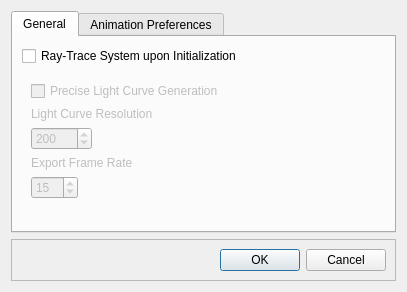
<?xml version="1.0" encoding="UTF-8"?>
<ui version="4.0">
 <class>Dialog</class>
 <widget class="QDialog" name="Dialog">
  <property name="geometry">
   <rect>
    <x>0</x>
    <y>0</y>
    <width>407</width>
    <height>292</height>
   </rect>
  </property>
  <property name="windowTitle">
   <string>Dialog</string>
  </property>
  <layout class="QVBoxLayout" name="verticalLayout">
   <item>
    <widget class="QTabWidget" name="tabWidget">
     <property name="enabled">
      <bool>true</bool>
     </property>
     <property name="currentIndex">
      <number>0</number>
     </property>
     <property name="usesScrollButtons">
      <bool>false</bool>
     </property>
     <widget class="QWidget" name="tab_3">
      <attribute name="title">
       <string>General</string>
      </attribute>
      <layout class="QVBoxLayout" name="verticalLayout_3">
       <item>
        <widget class="QCheckBox" name="rayTrace">
         <property name="text">
          <string>Ray-Trace System upon Initialization</string>
         </property>
        </widget>
       </item>
       <item>
        <widget class="QFrame" name="rayTraceOptFrame">
         <property name="enabled">
          <bool>false</bool>
         </property>
         <property name="frameShape">
          <enum>QFrame::NoFrame</enum>
         </property>
         <property name="frameShadow">
          <enum>QFrame::Raised</enum>
         </property>
         <layout class="QFormLayout" name="formLayout_2">
          <property name="leftMargin">
           <number>9</number>
          </property>
          <property name="topMargin">
           <number>9</number>
          </property>
          <property name="rightMargin">
           <number>0</number>
          </property>
          <property name="bottomMargin">
           <number>0</number>
          </property>
          <item row="1" column="0">
           <widget class="QLabel" name="label_2">
            <property name="text">
             <string>Light Curve Resolution</string>
            </property>
           </widget>
          </item>
          <item row="2" column="0">
           <widget class="QSpinBox" name="lightCurveResolution">
            <property name="minimum">
             <number>50</number>
            </property>
            <property name="maximum">
             <number>10000</number>
            </property>
            <property name="singleStep">
             <number>50</number>
            </property>
            <property name="value">
             <number>200</number>
            </property>
           </widget>
          </item>
          <item row="4" column="0">
           <widget class="QLabel" name="label">
            <property name="text">
             <string>Export Frame Rate</string>
            </property>
           </widget>
          </item>
          <item row="5" column="0">
           <widget class="QSpinBox" name="frameRate">
            <property name="minimum">
             <number>5</number>
            </property>
            <property name="maximum">
             <number>100</number>
            </property>
            <property name="singleStep">
             <number>5</number>
            </property>
            <property name="value">
             <number>15</number>
            </property>
           </widget>
          </item>
          <item row="0" column="0">
           <widget class="QCheckBox" name="preciseLightCurve">
            <property name="text">
             <string>Precise Light Curve Generation</string>
            </property>
           </widget>
          </item>
         </layout>
        </widget>
       </item>
      </layout>
     </widget>
     <widget class="QWidget" name="tab_2">
      <property name="enabled">
       <bool>true</bool>
      </property>
      <attribute name="title">
       <string>Animation Preferences</string>
      </attribute>
      <layout class="QVBoxLayout" name="verticalLayout_2">
       <item>
        <widget class="QCheckBox" name="animate">
         <property name="enabled">
          <bool>false</bool>
         </property>
         <property name="text">
          <string>Animate</string>
         </property>
        </widget>
       </item>
       <item>
        <widget class="QFrame" name="animateOptionsPane">
         <property name="enabled">
          <bool>false</bool>
         </property>
         <property name="frameShape">
          <enum>QFrame::NoFrame</enum>
         </property>
         <property name="frameShadow">
          <enum>QFrame::Raised</enum>
         </property>
         <layout class="QFormLayout" name="formLayout">
          <property name="rightMargin">
           <number>0</number>
          </property>
          <property name="bottomMargin">
           <number>0</number>
          </property>
          <item row="1" column="1">
           <widget class="QCheckBox" name="displayStars">
            <property name="text">
             <string>Display Stars</string>
            </property>
           </widget>
          </item>
          <item row="2" column="1">
           <widget class="QCheckBox" name="traceQuasar">
            <property name="text">
             <string>Display Quasar Icon on Magnification Map</string>
            </property>
           </widget>
          </item>
          <item row="0" column="1">
           <widget class="QCheckBox" name="colorImg">
            <property name="text">
             <string>Color Minima/Saddle Points</string>
            </property>
           </widget>
          </item>
          <item row="3" column="1">
           <widget class="QCheckBox" name="showImgPane">
            <property name="text">
             <string>Show Starfield Image Pane</string>
            </property>
           </widget>
          </item>
         </layout>
        </widget>
       </item>
       <item>
        <widget class="Line" name="line_2">
         <property name="orientation">
          <enum>Qt::Horizontal</enum>
         </property>
        </widget>
       </item>
      </layout>
     </widget>
    </widget>
   </item>
   <item>
    <widget class="QFrame" name="frame">
     <property name="frameShape">
      <enum>QFrame::StyledPanel</enum>
     </property>
     <property name="frameShadow">
      <enum>QFrame::Raised</enum>
     </property>
     <layout class="QHBoxLayout" name="horizontalLayout">
      <item>
       <widget class="QDialogButtonBox" name="okCancel">
        <property name="orientation">
         <enum>Qt::Horizontal</enum>
        </property>
        <property name="standardButtons">
         <set>QDialogButtonBox::Cancel|QDialogButtonBox::Ok</set>
        </property>
       </widget>
      </item>
     </layout>
    </widget>
   </item>
  </layout>
 </widget>
 <resources/>
 <connections>
  <connection>
   <sender>okCancel</sender>
   <signal>accepted()</signal>
   <receiver>Dialog</receiver>
   <slot>accept()</slot>
   <hints>
    <hint type="sourcelabel">
     <x>248</x>
     <y>254</y>
    </hint>
    <hint type="destinationlabel">
     <x>157</x>
     <y>274</y>
    </hint>
   </hints>
  </connection>
  <connection>
   <sender>rayTrace</sender>
   <signal>clicked(bool)</signal>
   <receiver>animate</receiver>
   <slot>setEnabled(bool)</slot>
   <hints>
    <hint type="sourcelabel">
     <x>164</x>
     <y>61</y>
    </hint>
    <hint type="destinationlabel">
     <x>203</x>
     <y>61</y>
    </hint>
   </hints>
  </connection>
  <connection>
   <sender>okCancel</sender>
   <signal>rejected()</signal>
   <receiver>Dialog</receiver>
   <slot>reject()</slot>
   <hints>
    <hint type="sourcelabel">
     <x>316</x>
     <y>260</y>
    </hint>
    <hint type="destinationlabel">
     <x>286</x>
     <y>274</y>
    </hint>
   </hints>
  </connection>
  <connection>
   <sender>animate</sender>
   <signal>clicked(bool)</signal>
   <receiver>animateOptionsPane</receiver>
   <slot>setEnabled(bool)</slot>
   <hints>
    <hint type="sourcelabel">
     <x>65</x>
     <y>61</y>
    </hint>
    <hint type="destinationlabel">
     <x>203</x>
     <y>143</y>
    </hint>
   </hints>
  </connection>
  <connection>
   <sender>rayTrace</sender>
   <signal>clicked(bool)</signal>
   <receiver>rayTraceOptFrame</receiver>
   <slot>setEnabled(bool)</slot>
   <hints>
    <hint type="sourcelabel">
     <x>203</x>
     <y>61</y>
    </hint>
    <hint type="destinationlabel">
     <x>203</x>
     <y>148</y>
    </hint>
   </hints>
  </connection>
 </connections>
</ui>
